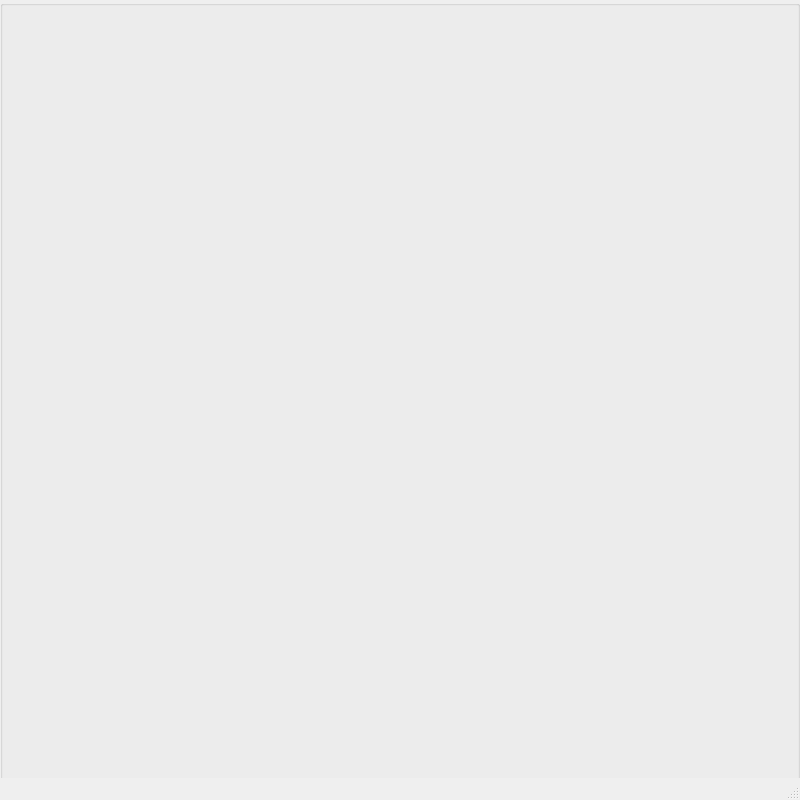
<?xml version="1.0" encoding="UTF-8"?>
<ui version="4.0">
 <class>MainWindow</class>
 <widget class="QMainWindow" name="MainWindow">
  <property name="geometry">
   <rect>
    <x>0</x>
    <y>0</y>
    <width>800</width>
    <height>800</height>
   </rect>
  </property>
  <property name="minimumSize">
   <size>
    <width>800</width>
    <height>800</height>
   </size>
  </property>
  <property name="maximumSize">
   <size>
    <width>800</width>
    <height>800</height>
   </size>
  </property>
  <property name="windowTitle">
   <string>MainWindow</string>
  </property>
  <widget class="QWidget" name="centralwidget">
   <widget class="QGroupBox" name="groupBox">
    <property name="geometry">
     <rect>
      <x>0</x>
      <y>0</y>
      <width>800</width>
      <height>800</height>
     </rect>
    </property>
    <property name="minimumSize">
     <size>
      <width>800</width>
      <height>800</height>
     </size>
    </property>
    <property name="maximumSize">
     <size>
      <width>800</width>
      <height>800</height>
     </size>
    </property>
    <property name="title">
     <string/>
    </property>
   </widget>
  </widget>
  <widget class="QMenuBar" name="menubar">
   <property name="geometry">
    <rect>
     <x>0</x>
     <y>0</y>
     <width>800</width>
     <height>21</height>
    </rect>
   </property>
  </widget>
  <widget class="QStatusBar" name="statusbar"/>
 </widget>
 <resources/>
 <connections/>
</ui>
